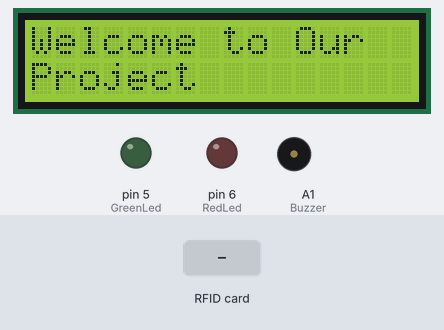
The sketch below on a simulated Arduino Uno, built with avr-gcc and run on an emulated ATmega328P. Shown: 16×2 character LCD, output pins drawn as LEDs (lit = HIGH), buzzer (waves = sounding, pin HIGH). Inputs (shaded band) come from the test bench. Pins used as bus, display or sensor lines are not drawn; what the sketch prints to the serial monitor is not drawn.

Above: at 1.3 s.
1.4 s: RFID card 2D C6 5A 16 held to the reader
At 5.6 s:
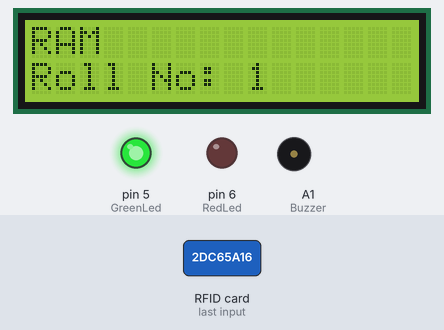
7.4 s: RFID card 5E 7A 19 C4 held to the reader
At 10.0 s:
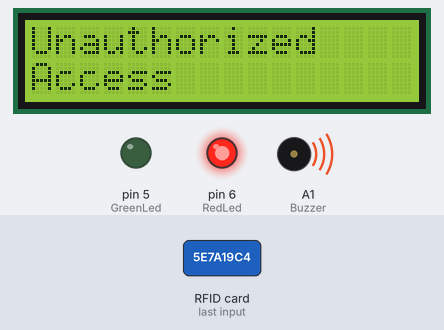
13.4 s: RFID card D3 A4 5F 1A held to the reader
At 17.0 s:
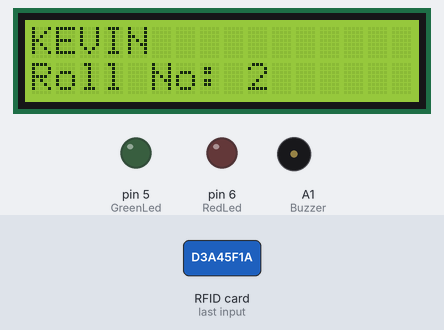
19.4 s: RFID card 2D C6 5A 16 held to the reader
At 24.1 s:
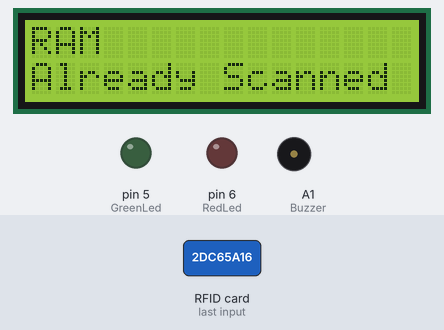
24.8 s: RFID card D3 A4 5F 1A held to the reader
At 31.2 s:
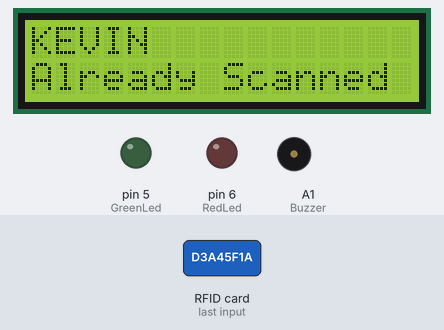
Timing chart, 0 to 32.7 s (numbered marks = the images above; inputs shaded):
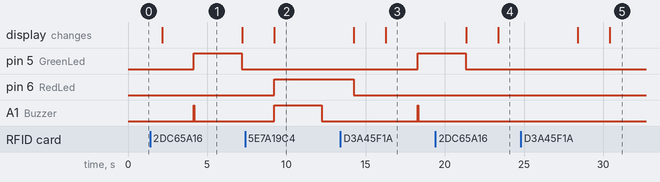

The sketch:

rfid.ino
```cpp
#include <SPI.h>
#include <MFRC522.h>
#include <Wire.h>
#include <LiquidCrystal_I2C.h>

#define SS_PIN 10 // RX slave select
#define RST_PIN 9

MFRC522 mfrc522(SS_PIN, RST_PIN); // Create MFRC522 instance.

byte card_ID[4]; // Card UID size 4 bytes
byte Name3[4] = {0x2D, 0xC6, 0x5A, 0x16}; // Third UID card
byte Name4[4] = {0xD3, 0xA4, 0x5F, 0x1A}; // Fourth UID card

// If you want the Arduino to detect the cards only once
int NumbCard[2] = {0}; // This array contains the number of cards, initialized to 0
int j = 0; // Counter for the NumbCard array

int const RedLed = 6;
int const GreenLed = 5;
int const Buzzer = A1;

String Name; // User name
long Number; // User number
int n = 0; // The number of cards you want to detect (optional)

// LCD Configuration
LiquidCrystal_I2C lcd(0x27, 16, 2);

void setup() {
  Serial.begin(9600); // Initialize serial communications with the PC
  SPI.begin();  // Init SPI bus
  mfrc522.PCD_Init(); // Init MFRC522 card

  // LCD initialization
  lcd.init();
  lcd.backlight();

  Serial.println("CLEARSHEET");                 // Clear starting at row 1
  Serial.println("LABEL,Date,Time,Name,Number");// Make four columns (Date,Time,[Name:"user name"],[Number:"user number"])

  pinMode(RedLed, OUTPUT);
  pinMode(GreenLed, OUTPUT);
  pinMode(Buzzer, OUTPUT);
}

void loop() {
  // Print "Welcome to Our Project" on LCD
  lcd.clear();
  lcd.setCursor(0, 0);
  lcd.print("Welcome to Our");
  lcd.setCursor(0, 1);
  lcd.print("Project");
  delay(2000);

  // Look for new card
  if (!mfrc522.PICC_IsNewCardPresent()) {
    return; // Go to start of loop if there is no card present
  }
  // Select one of the cards
  if (!mfrc522.PICC_ReadCardSerial()) {
    return; // If read card serial(0) returns 1, the UID struct contains the ID of the read card.
  }

  for (byte i = 0; i < mfrc522.uid.size; i++) {
    card_ID[i] = mfrc522.uid.uidByte[i];

    if (card_ID[i] == Name3[i]) {
      Name = "RAM"; // User name
      Number = 1; // User number
      j = 0; // First number in the NumbCard array : NumbCard[j]
    } else if (card_ID[i] == Name4[i]) {
      Name = "KEVIN"; // User name
      Number = 2; // User number
      j = 1; // Second number in the NumbCard array : NumbCard[j]
    } else {
      lcd.clear();
      lcd.setCursor(0, 0);
      lcd.print("Unauthorized");
      lcd.setCursor(0, 1);
      lcd.print("Access");
      digitalWrite(GreenLed, LOW);
      digitalWrite(RedLed, HIGH);
      digitalWrite(Buzzer, HIGH); // Activate buzzer
      delay(3000);
      digitalWrite(Buzzer, LOW); // Deactivate buzzer
      goto cont; // Go directly to line 114
    }
  }

  // Check if the card is already detected
  if (NumbCard[j] == 0) {
    NumbCard[j] = 1; // Set the card state to detected
    n++; // Increment the number of detected cards (optional)

    // Display on LCD
    lcd.clear();
    lcd.setCursor(0, 0);
    lcd.print(Name);
    lcd.setCursor(0, 1);
    lcd.print("Roll No: ");
    lcd.print(Number);
    delay(2000);

    // Send data to Excel
    Serial.print("DATA,DATE,TIME," + Name); // Send the Name to Excel
    Serial.print(",");
    Serial.println(Number); // Send the Number to Excel
    digitalWrite(GreenLed, HIGH); // Turn on green LED
    digitalWrite(RedLed, LOW); // Turn off red LED
    digitalWrite(Buzzer, HIGH); // Activate buzzer
    delay(30);
    digitalWrite(Buzzer, LOW); // Deactivate buzzer
    Serial.println("SAVEWORKBOOKAS,Names/WorkNames"); // Save workbook
  } else {
    // Display on LCD
    lcd.clear();
    lcd.setCursor(0, 0);
    lcd.print(Name);
    lcd.setCursor(0, 1);
    lcd.print("Already Scanned");
    delay(2000);

    // Send data to Excel
    Serial.print("DATA,DATE,TIME," + Name); // Send the Name to Excel
    Serial.print(",");
    Serial.println(Number); // Send the Number to Excel
  }

  delay(1000);

cont:
  delay(2000);
  digitalWrite(GreenLed, LOW);
  digitalWrite(RedLed, LOW);
}
```

Measured:
- after the input at 1.4 s, pin 5 (GreenLed): LOW → HIGH after 2.8 s, → LOW 3.0 s later; A1 (Buzzer): LOW → HIGH after 2.8 s, → LOW 0.03 s later; the display: changes after 0.76 s (image 1)
- after the input at 7.4 s, pin 6 (RedLed): LOW → HIGH after 1.8 s; A1 (Buzzer): LOW → HIGH after 1.8 s, → LOW 3.0 s later; the display: changes after 1.8 s (image 2)
- after the input at 13.4 s, pin 5 (GreenLed): LOW → HIGH after 4.9 s; A1 (Buzzer): LOW → HIGH after 4.9 s, → LOW 0.03 s later; the display: first differs from a run without the input after 2.9 s (image 3)
- after the input at 19.4 s, the display: first differs from a run without the input after 4.0 s (image 4)
- after the input at 24.8 s, the display: first differs from a run without the input after 5.6 s (image 5)
- what the display in image 1 shows lasts 5.0 s, from 2.2 s to 7.2 s
